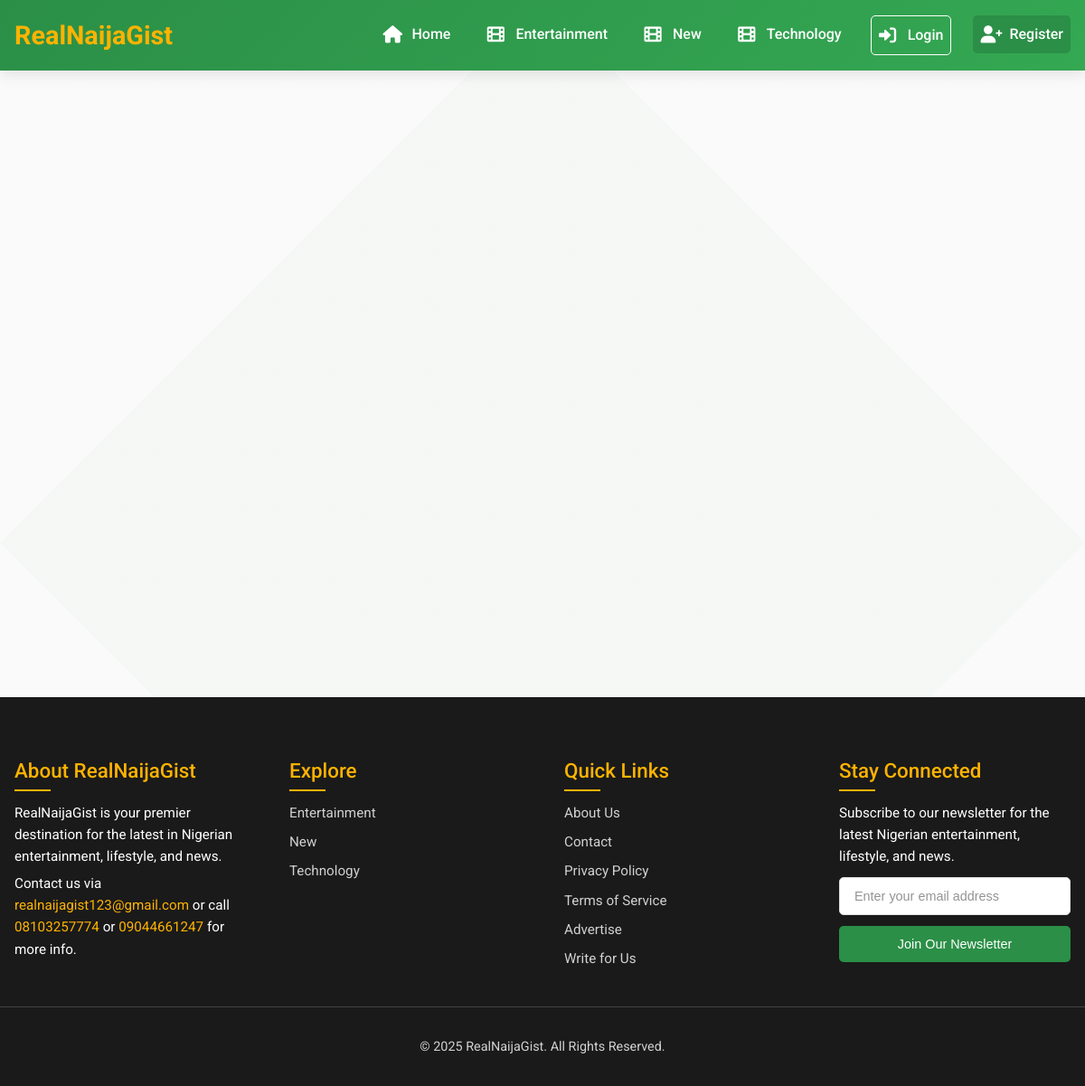
Screenshot of /register/ with the database file from the repository.
### news/models.py (models this page shows, shortened)
class Category(models.Model):
    name = models.CharField(max_length=50, unique=True)
    slug = models.SlugField(max_length=100, unique=True, db_index=True)
    description = models.TextField(max_length=200, blank=True)
    created_at = models.DateTimeField(auto_now_add=True)
    class Meta:
        ordering = ['name']
        verbose_name_plural = 'categories'

### news/views.py (the view)
# urls.py: path('register/', views.register_view, name='register'),
def register_view(request):
    if request.method == 'POST':
        form = CustomUserCreationForm(request.POST)
        if form.is_valid():
            user = form.save()
            login(request, user)
            messages.success(request, 'Registration successful! Welcome to RealNaijaGist.')
            return redirect('news:home')
        else:
            messages.error(request, 'Please correct the errors below.')
    else:
        form = CustomUserCreationForm()
    return render(request, 'register.html', {
        'form': form,
        'current_year': datetime.now().year
    })

### news/forms.py (shortened to what this page needs)
class CustomUserCreationForm(UserCreationForm):
    email = forms.EmailField(
        required=True,
        widget=forms.EmailInput(attrs={
            'class': 'newsletter-input',
            'placeholder': 'Enter your email'
        })
    )
    class Meta:
        model = User
        fields = ['username', 'email', 'password1', 'password2']
    def __init__(self, *args, **kwargs):
        super().__init__(*args, **kwargs)
        self.fields['username'].widget.attrs.update({
            'class': 'newsletter-input',
            'placeholder': 'Enter your username'
        })
        self.fields['password1'].widget.attrs.update({
            'class': 'newsletter-input',
            'placeholder': 'Enter your password'
        })
        self.fields['password2'].widget.attrs.update({
            'class': 'newsletter-input',
            'placeholder': 'Confirm your password'
        })

### news/context_processors.py (called while the page is built)
def global_context(request):
    return {
        'categories': Category.objects.all(),
        'current_year': settings.CURRENT_YEAR,
    }

### templates/register.html (shortened to what this page needs)
{% extends 'base.html' %}
{% load static %}
{% block content %}
<div class="container">
</div>
{% endblock %}

### templates/base.html (shortened to what this page needs)
{% load static %}
<!DOCTYPE html>
<html lang="en">
<head>
    <link href="https://cdnjs.cloudflare.com/ajax/libs/font-awesome/6.0.0/css/all.min.css" rel="stylesheet" media="print" onload="this.media='all'">
    <link rel="stylesheet" href="{% static 'css/styles.css' %}">
</head>
<body>
    {% block header %}
    <header class="header">
        <nav class="nav-container" aria-label="Main navigation">
            <a href="{% url 'news:home' %}" class="logo">RealNaijaGist</a>
            <ul class="nav-menu" id="navMenu">
                <li><a href="{% url 'news:home' %}" class="{% if request.path == '/' %}active{% endif %}" aria-current="{% if request.path == '/' %}page{% endif %}"><i class="fas fa-home" aria-hidden="true"></i> Home</a></li>
                {% for category in categories|slice:":3" %}
                    <li><a href="{% url 'news:category_detail' category.slug %}" class="" aria-current=""><i class="fas fa-film" aria-hidden="true"></i> {{ category.name }}</a></li>
                {% endfor %}
                {% if user.is_authenticated %}
                    {% if user.is_superuser or user.is_staff %}
                        <li><a href="{% url 'news:admin_dashboard' %}" class="{% if 'admin_dashboard' in request.path %}active{% endif %}" aria-current="{% if 'admin_dashboard' in request.path %}page{% endif %}"><i class="fas fa-tachometer-alt" aria-hidden="true"></i> Dashboard</a></li>
                    {% endif %}
                    <li><a href="{% url 'news:logout' %}" class="btn-secondary"><i class="fas fa-sign-out-alt" aria-hidden="true"></i> Logout</a></li>
                {% else %}
                    <li><a href="{% url 'news:login' %}" class="btn-secondary"><i class="fas fa-sign-in-alt" aria-hidden="true"></i> Login</a></li>
                    <li><a href="{% url 'news:register' %}" class="btn-primary"><i class="fas fa-user-plus" aria-hidden="true"></i> Register</a></li>
                {% endif %}
            </ul>
        </nav>
    </header>
    {% endblock %}
    <main id="main-content" tabindex="-1">
        {% block content %}{% endblock %}
    </main>
    {% block footer %}
    <footer class="footer" aria-label="Footer">
        <div class="footer-content">
            <div class="footer-section">
                <h3>About RealNaijaGist</h3>
                <p>RealNaijaGist is your premier destination for the latest in Nigerian entertainment, lifestyle, and news.</p>
                <p style="margin-top: 5px;">Contact us via <a href="" style="color: #FFB300;">realnaijagist123@gmail.com</a> or call <span style="color: #FFB300;">08103257774</span> or <span style="color: #FFB300;">09044661247</span> for more info.</p>
            </div>
            <div class="footer-section">
                <h3>Explore</h3>
                <ul>
                    {% for category in categories %}
                        <li><a href="{% url 'news:category_detail' category.slug %}">{{ category.name }}</a></li>
                    {% endfor %}
                </ul>
            </div>
            <div class="footer-section">
                <h3>Quick Links</h3>
                <ul>
                    <li><a href="{% url 'news:about' %}">About Us</a></li>
                    <li><a href="{% url 'news:contact' %}">Contact</a></li>
                    <li><a href="{% url 'news:privacy' %}">Privacy Policy</a></li>
                    <li><a href="{% url 'news:terms' %}">Terms of Service</a></li>
                    <li><a href="{% url 'news:advertise' %}">Advertise</a></li>
                    <li><a href="{% url 'news:write' %}">Write for Us</a></li>
                </ul>
            </div>
            <div class="footer-section">
                <h3>Stay Connected</h3>
                <p style="margin-bottom: 10px;">Subscribe to our newsletter for the latest Nigerian entertainment, lifestyle, and news.</p>
                <div id="newsletterForm" class="newsletter-form" role="form" aria-labelledby="newsletterTitle">
                    <form class="newsletter-form" action="{% url 'news:newsletter' %}" method="post">
                        <input type="email" id="newsletterEmail" name="email" class="newsletter-input" placeholder="Enter your email address" required aria-required="true">
                        <button type="submit" class="newsletter-btn">Join Our Newsletter</button>
                    </form>
                </div>
            </div>
        </div>
        <div class="footer-bottom">
            <p>© <span id="currentYear">{{ current_year }}</span> RealNaijaGist. All Rights Reserved.</p>
        </div>
    </footer>
    {% endblock %}
</body>
</html>

### rows the page displays
Category: name "Entertainment"
Category: name "New"
Category: name "Technology"

### other values shown
{{ current_year }} "2025"
